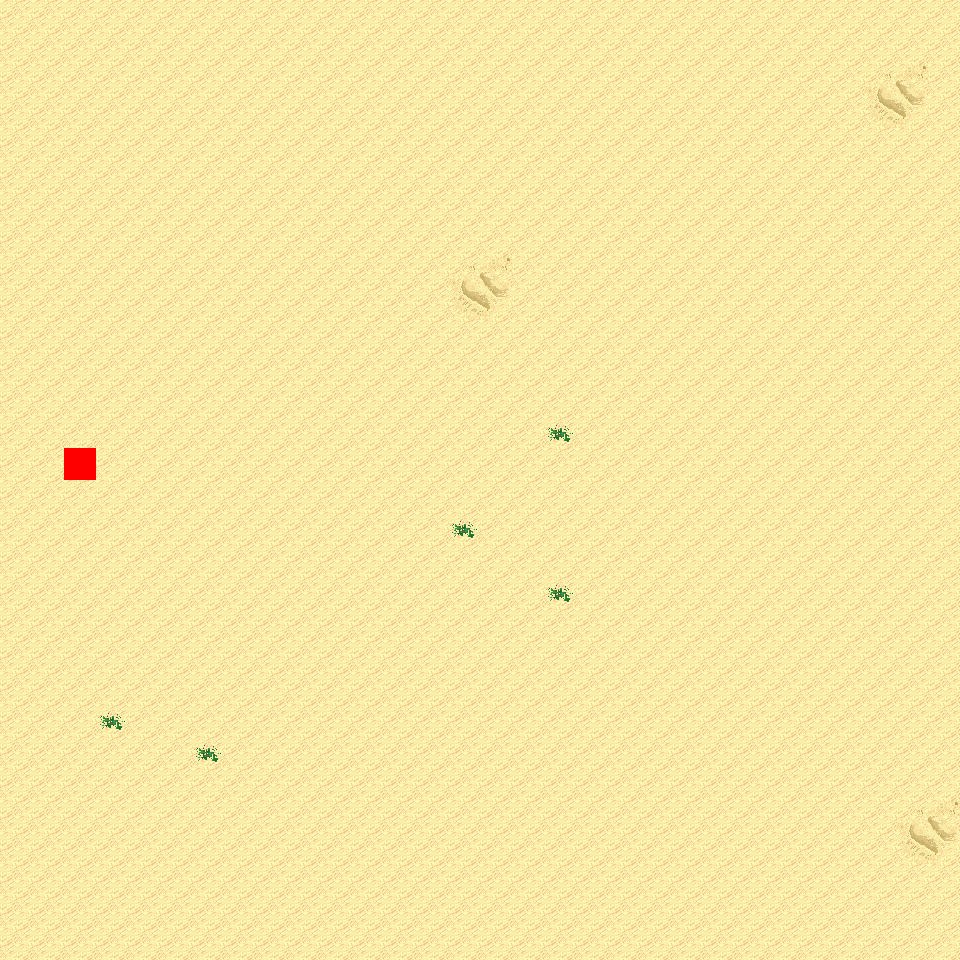

Rendered tile map (Tiled .tmx) drawn with the repository's tilesets; below, a short description and the map source with its tile grids summarised:
An orthogonal 30x30 tile map with 32x32 px tiles, 6 tile layers (Ground, Object, Object2, Above, ...), 6 tilesets and 4 objects (4x mapExit).

<map version="1.0" orientation="orthogonal" renderorder="right-down" width="30" height="30" tilewidth="32" tileheight="32" nextobjectid="5">
  <tileset firstgid="1" name="tileset_logic_collision" tilewidth="32" tileheight="32" tilecount="1" columns="1">
    <image source="../drawable/tileset_logic_collision.png" width="32" height="32" />
  </tileset>
  <tileset firstgid="2" name="tileset_terrain_desert" tilewidth="32" tileheight="32" tilecount="88" columns="8">
    <image source="../drawable/tileset_terrain_desert.png" width="256" height="352" />
  </tileset>
  <tileset firstgid="90" name="tileset_ground_sand_2" tilewidth="32" tileheight="32" tilecount="15" columns="5">
    <image source="../drawable/tileset_ground_sand_2.png" width="160" height="96" />
  </tileset>
  <tileset firstgid="105" name="tileset_plant_cactus_2" tilewidth="32" tileheight="32" tilecount="10" columns="5">
    <image source="../drawable/tileset_plant_cactus_2.png" width="160" height="64" />
  </tileset>
  <tileset firstgid="115" name="tileset_plant_cactus" tilewidth="32" tileheight="32" tilecount="2" columns="1">
    <image source="../drawable/tileset_plant_cactus.png" width="32" height="64" />
  </tileset>
  <tileset firstgid="117" name="tileset_plant_round_cactuses" tilewidth="32" tileheight="32" tilecount="20" columns="10">
    <image source="../drawable/tileset_plant_round_cactuses.png" width="320" height="64" />
  </tileset>
  <layer name="Ground" width="30" height="30">
    <data>[900 cells, 900 non-empty, 7 distinct tile ids]</data>
  </layer>
  <layer name="Object" width="30" height="30">
    <data>[900 cells, 0 non-empty, 0 distinct tile ids]</data>
  </layer>
  <layer name="Object2" width="30" height="30">
    <data>[900 cells, 0 non-empty, 0 distinct tile ids]</data>
  </layer>
  <layer name="Above" width="30" height="30">
    <data>[900 cells, 0 non-empty, 0 distinct tile ids]</data>
  </layer>
  <layer name="Above2" width="30" height="30">
    <data>[900 cells, 0 non-empty, 0 distinct tile ids]</data>
  </layer>
  <layer name="Walkable" width="30" height="30">
    <data>[900 cells, 1 non-empty, 1 distinct tile ids]</data>
  </layer>
  <objectgroup name="MapEvents">
    <object id="1" name="north" type="mapExit" x="0" y="0" width="960" height="32">
      <properties>
        <property name="map" value="level_0_x18_y130" />
        <property name="x" value="0" />
        <property name="y" value="28" />
      </properties>
    </object>
    <object id="2" name="south" type="mapExit" x="0" y="928" width="960" height="32">
      <properties>
        <property name="map" value="level_0_x18_y132" />
        <property name="x" value="0" />
        <property name="y" value="1" />
      </properties>
    </object>
    <object id="3" name="west" type="mapExit" x="0" y="0" width="32" height="960">
      <properties>
        <property name="map" value="level_0_x17_y131" />
        <property name="x" value="28" />
        <property name="y" value="0" />
      </properties>
    </object>
    <object id="4" name="east" type="mapExit" x="928" y="0" width="32" height="960">
      <properties>
        <property name="map" value="level_0_x19_y131" />
        <property name="x" value="1" />
        <property name="y" value="0" />
      </properties>
    </object>
  </objectgroup>
</map>
